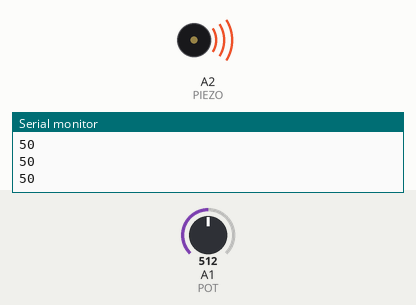
Simulated run of this sketch. Board: Arduino Uno, built with avr-gcc and run on an emulated ATmega328P. Parts: buzzer (waves = sounding), the last lines printed to the serial monitor. The inputs (shaded band) are chosen by the test bench; at power-on: A1 (POT) = 512.

Above: at 1.2 s.
1.3 s: A1 (POT) set to 612
4.3 s: A1 (POT) set to 635
At 5.0 s:
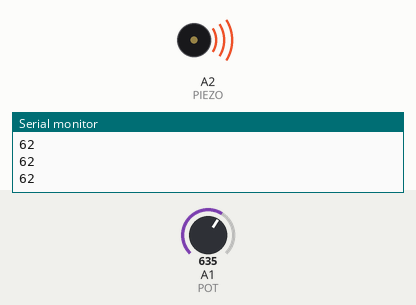
5.8 s: A1 (POT) set to 511
At 5.96 s:
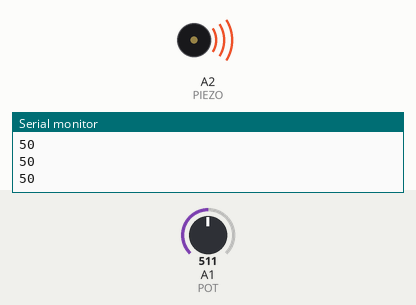
Timing chart, 0 to 8.8 s (numbered marks = the images above; inputs shaded):
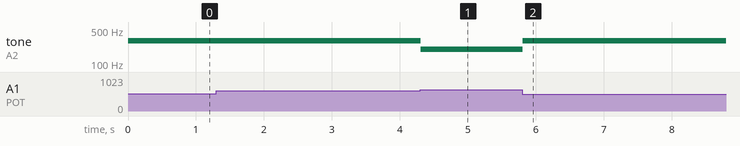

The sketch:

GrupoB_alinea_b.ino
```cpp
#define POT A1
#define PIEZO A2
void setup() {
  pinMode(POT,INPUT);
  pinMode(PIEZO,OUTPUT);
  Serial.begin(9600);
}

void loop() {
Serial.println(String(potReadpos()));
diferentesFrequenciasPiezo();
}
int potRead10bits() {
  int valorPot = analogRead(A1); //0 a 1023
  return valorPot;
}

float potReadVolt() {
  float voltagem = (potRead10bits() * (5.0 / 1023)); // Tensao Maxima(5.00v)
  return voltagem;
}

float potReadRpot23() {
  float pot23 = (potReadpos () * (10.75 / 1023)); //(diferentes posicoes do potenciometro)
  return pot23;
}

int potReadpos() {
  int posPot = ((potRead10bits() * 0.098)); //diferentes posicoes
  return posPot;
}
// GrupoB alinea b) switch case para regular as diferentes posicoes
int diferentesFrequenciasPiezo(){
  int readPos = potReadpos();
  switch(readPos) {
    case 0 ... 20:
        tone(PIEZO,500,250);
        delay(250);
        break;
    case 21 ... 40:
        tone(PIEZO,400,125);
        delay(125);
        break;
    case 41 ... 60:
        tone(PIEZO,300,62.5);
        delay(62.5);
        break;
    case 61 ... 80:
        tone(PIEZO,200,31.25);
        delay(31.25);
        break;
    case 81 ... 100:
        tone(PIEZO,100,15.625);
        delay(15.625);
        break;
  }
}
```

Measured:
- after the input at 4.3 s, tone on A2 (PIEZO): 300 Hz → 200 Hz at once
- after the input at 5.8 s, tone on A2 (PIEZO): 200 Hz → 300 Hz at once
